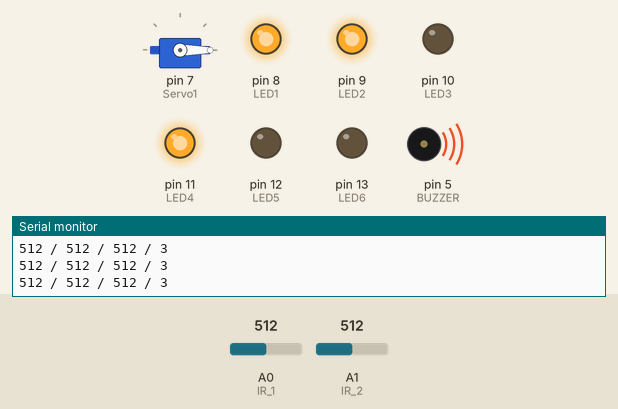
Recording of a sketch running on a simulated Arduino Uno, built with avr-gcc and run on an emulated ATmega328P. Parts: servo, output pins drawn as LEDs (lit = HIGH), buzzer (waves = sounding), the last lines printed to the serial monitor. The test bench sets the inputs (shaded band); at power-on: A0 (IR_1) = 512, A1 (IR_2) = 512.

Above: at 2.2 s.
2.3 s: A0 (IR_1) set to 981
At 3.2 s:
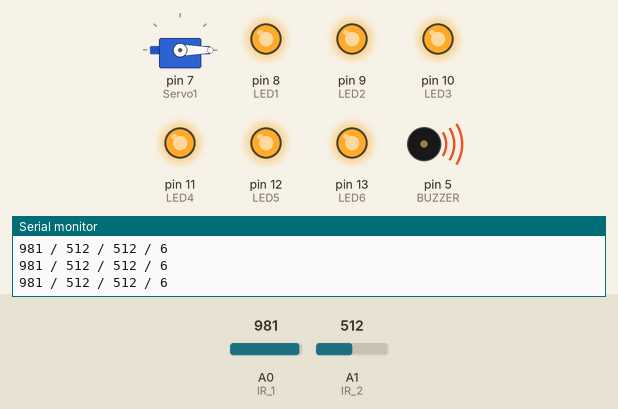
3.8 s: A0 (IR_1) set to 1014
6.8 s: A1 (IR_2) set to 208
At 7.5 s:
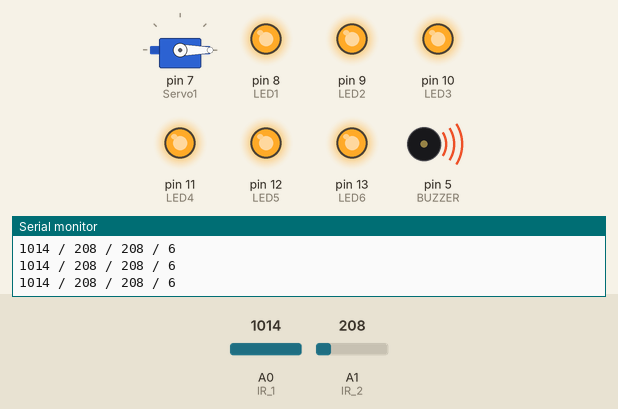
9.8 s: A1 (IR_2) set to 187
At 10.2 s:
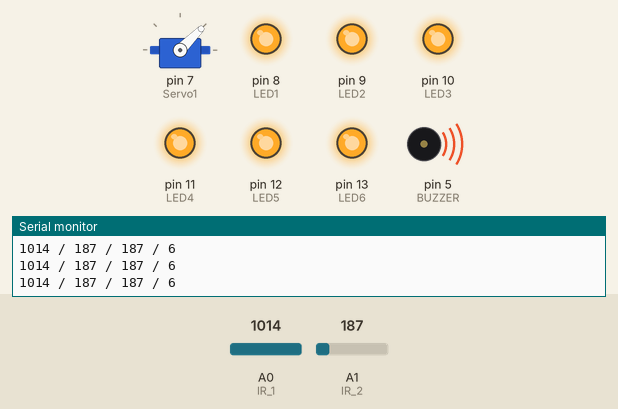
11.3 s: A0 (IR_1) set to 716
At 12.1 s:
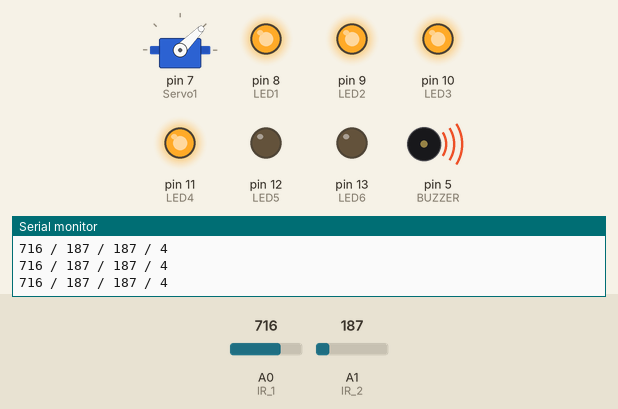
12.8 s: A1 (IR_2) set to 210
At 13.5 s:
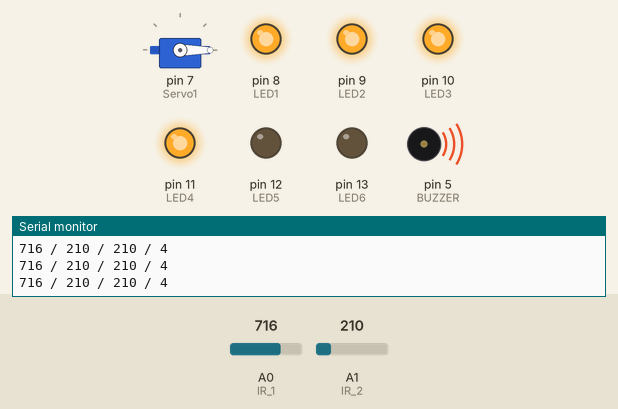
Timing chart, 0 to 15.3 s (numbered marks = the images above; inputs shaded):
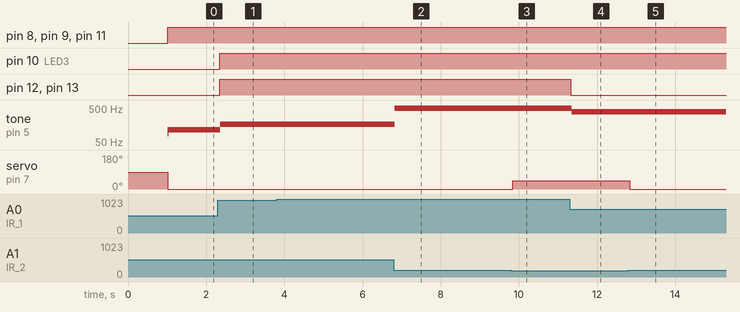

Measured:
- the behaviour switches between 200 and 199 on A1 (IR_2) (found by bisection; images 2 and 3)
- after the input at 2.3 s, pin 10 (LED3), pin 12 (LED5), pin 13 (LED6): LOW → HIGH at once; tone on pin 5 (BUZZER): 116 Hz → 164 Hz after 0.06 s
- after the input at 6.8 s, tone on pin 5 (BUZZER): 164 Hz → 494 Hz at once
- after the input at 9.8 s, servo on pin 7 (Servo1): 0° → 45° at once
- after the input at 11.3 s, pin 12 (LED5), pin 13 (LED6): HIGH → LOW at once; tone on pin 5 (BUZZER): 494 Hz → 392 Hz after 0.05 s
- after the input at 12.8 s, servo on pin 7 (Servo1): 45° → 0° at once

The sketch:

Theremig_2.ino
```cpp
//NOTAS//
  //DEFINICION NOTAS//
    #define NOTE_B0 31
    #define NOTE_C1 33
    #define NOTE_CS1 35
    #define NOTE_D1 37
    #define NOTE_DS1 39
    #define NOTE_E1 41
    #define NOTE_F1 44
    #define NOTE_FS1 46
    #define NOTE_G1 49
    #define NOTE_GS1 52
    #define NOTE_A1 55
    #define NOTE_AS1 58
    #define NOTE_B1 62
    #define NOTE_C2 65
    #define NOTE_CS2 69
    #define NOTE_D2 73
    #define NOTE_DS2 78
    #define NOTE_E2 82
    #define NOTE_F2 87
    #define NOTE_FS2 93
    #define NOTE_G2 98
    #define NOTE_GS2 104
    #define NOTE_A2 110
    #define NOTE_AS2 117
    #define NOTE_B2 123
    #define NOTE_C3 131
    #define NOTE_CS3 139
    #define NOTE_D3 147
    #define NOTE_DS3 156
    #define NOTE_E3 165
    #define NOTE_F3 175
    #define NOTE_FS3 185
    #define NOTE_G3 196
    #define NOTE_GS3 208
    #define NOTE_A3 220
    #define NOTE_AS3 233
    #define NOTE_B3 247
    #define NOTE_C4 262
    #define NOTE_CS4 277
    #define NOTE_D4 294
    #define NOTE_DS4 311
    #define NOTE_E4 330
    #define NOTE_F4 349
    #define NOTE_FS4 370
    #define NOTE_G4 392
    #define NOTE_GS4 415
    #define NOTE_A4 440
    #define NOTE_AS4 466
    #define NOTE_B4 494
    #define NOTE_C5 523
    #define NOTE_CS5 554
    #define NOTE_D5 587
    #define NOTE_DS5 622
    #define NOTE_E5 659
    #define NOTE_F5 698
    #define NOTE_FS5 740
    #define NOTE_G5 784
    #define NOTE_GS5 831
    #define NOTE_A5 880
    #define NOTE_AS5 932
    #define NOTE_B5 988
    #define NOTE_C6 1047
    #define NOTE_CS6 1109
    #define NOTE_D6 1175
    #define NOTE_DS6 1245
    #define NOTE_E6 1319
    #define NOTE_F6 1397
    #define NOTE_FS6 1480
    #define NOTE_G6 1568
    #define NOTE_GS6 1661
    #define NOTE_A6 1760
    #define NOTE_AS6 1865
    #define NOTE_B6 1976
    #define NOTE_C7 2093
    #define NOTE_CS7 2217
    #define NOTE_D7 2349
    #define NOTE_DS7 2489
    #define NOTE_E7 2637
    #define NOTE_F7 2794
    #define NOTE_FS7 2960
    #define NOTE_G7 3136
    #define NOTE_GS7 3322
    #define NOTE_A7 3520
    #define NOTE_AS7 3729
    #define NOTE_B7 3951
    #define NOTE_C8 4186
    #define NOTE_CS8 4435
    #define NOTE_D8 4699
    #define NOTE_DS8 4978

  int cantidadNotas = 8;
  //int cantidadNotas = 13;
  //int notas[] = { NOTE_C5, NOTE_CS5, NOTE_E5, NOTE_F5, NOTE_G5, NOTE_GS5, NOTE_B5, NOTE_C6 };  //Escala doble armonica
  //int notas[]={NOTE_E4,NOTE_F4,NOTE_GS4,NOTE_A4,NOTE_B4,NOTE_C4,NOTE_D4,NOTE_E5}; //Escala judia
  //int notas[]={NOTE_C4,NOTE_CS4,NOTE_E4,NOTE_F4,NOTE_G4,NOTE_GS4,NOTE_AS4,NOTE_C5}; // Escala española
  //int notas[]={NOTE_C4,NOTE_DS4,NOTE_F4,NOTE_FS4,NOTE_G4,NOTE_AS4,NOTE_C5,NOTE_DS5}; // Escala blues DO
  //int notas[]={NOTE_A4,NOTE_B4,NOTE_C5,NOTE_D5,NOTE_E5,NOTE_F5,NOTE_G5,NOTE_A5}; // Escala LA menor
  int notas[]={NOTE_C4,NOTE_D4,NOTE_E4,NOTE_F4,NOTE_G4,NOTE_A4,NOTE_B4,NOTE_C5}; // Escala Do mayor
  //int notas[] = { NOTE_C4, NOTE_CS4, NOTE_D4, NOTE_DS4, NOTE_E4, NOTE_F4, NOTE_FS4, NOTE_G4, NOTE_GS4, NOTE_A4, NOTE_AS4, NOTE_B4, NOTE_C5 };  //Escala cromatica

//PINES//
//IR//
  #define IR_1 A0
  #define IR_2 A1
//LEDS//
  #define LED1 8
  #define LED2 9
  #define LED3 10
  #define LED4 11
  #define LED5 12
  #define LED6 13
//BUZZER
  #define BUZZER 5
//SERVO//
  #include <Servo.h>
  Servo Servo1;  //7//
  int abrir;

//VARIABLES//
  int D1;
  int D2;
  int t;
  float V;    //Variable para volumen//
  int VOL;  //VOLUMEN RESULTANTE//
  int F;
  int C;
  int N;  //Valor en array de notas//
  int Q;

  //LUCES//
  float L;


void LUCES() {
  L = map(D2, 0, 1023, 6, 1);
  if (N == 1) {
     digitalWrite(LED1, HIGH);
    digitalWrite(LED2, LOW);
    digitalWrite(LED3, LOW);
    digitalWrite(LED4, LOW);
    digitalWrite(LED5, LOW);
       digitalWrite(LED6, LOW);
  } else if (N == 2) {
    digitalWrite(LED1, HIGH);
    digitalWrite(LED2, HIGH);
        digitalWrite(LED3, LOW);
    digitalWrite(LED4, LOW);
    digitalWrite(LED5, LOW);
       digitalWrite(LED6, LOW);
  } else if (N == 3) {
    digitalWrite(LED1, HIGH);
    digitalWrite(LED2, HIGH);
    digitalWrite(LED4, HIGH);
        digitalWrite(LED3, LOW);
    digitalWrite(LED5, LOW);
       digitalWrite(LED6, LOW);
  } else if (N == 4) {
    digitalWrite(LED1, HIGH);
    digitalWrite(LED2, HIGH);
    digitalWrite(LED3, HIGH);
    digitalWrite(LED4, HIGH);
       digitalWrite(LED5, LOW);
          digitalWrite(LED6, LOW);
  } else if (N == 5) {
    digitalWrite(LED1, HIGH);
    digitalWrite(LED2, HIGH);
    digitalWrite(LED3, HIGH);
    digitalWrite(LED4, HIGH);
    digitalWrite(LED5, HIGH);
              digitalWrite(LED6, LOW);
  } else if (N > 5) {
    digitalWrite(LED1, HIGH);
    digitalWrite(LED2, HIGH);
    digitalWrite(LED3, HIGH);
    digitalWrite(LED4, HIGH);
    digitalWrite(LED5, HIGH);
    digitalWrite(LED6, HIGH);

  }
}

void BOCA() {
  abrir = map(D2, 0, 1023, 0, 45);

  if (D2 < 200){
    Servo1.write(45);
  }
  else{
  Servo1.write(0);
  }}

void MUSICA() {
  VOL = notas[N] / V;

  F = map(D1, 0, 1023, 0, 400);  //Frecuencia//
  Q = cantidadNotas - 1;
  N = map(D1, 0, 1023, 0, Q);  //Seleccion de notat sesgun distancia//
  tone(BUZZER, VOL);
}

void setup() {
  Serial.begin(9600);

  pinMode(LED1, OUTPUT);
  pinMode(LED2, OUTPUT);
  pinMode(LED3, OUTPUT);
  pinMode(LED4, OUTPUT);
  pinMode(LED5, OUTPUT);
  pinMode(LED6, OUTPUT);

  pinMode(BUZZER, OUTPUT);
  Servo1.attach(7);
  delay(1000);
}

void loop() {
  D1 = analogRead(IR_1); //
  D2 = analogRead(IR_2);
  Serial.print(D1);
  Serial.print(" / ");
  Serial.print(D2);
  Serial.print(" / ");
  Serial.print(D2);
  Serial.print(" / ");
  Serial.println(N);
  delay(10);
  V = map(D2, 0, 1023, 1, 5);
  t = map(D2, 0, 1023, 0, 500);

  MUSICA();
  LUCES();
  BOCA();
}
```
